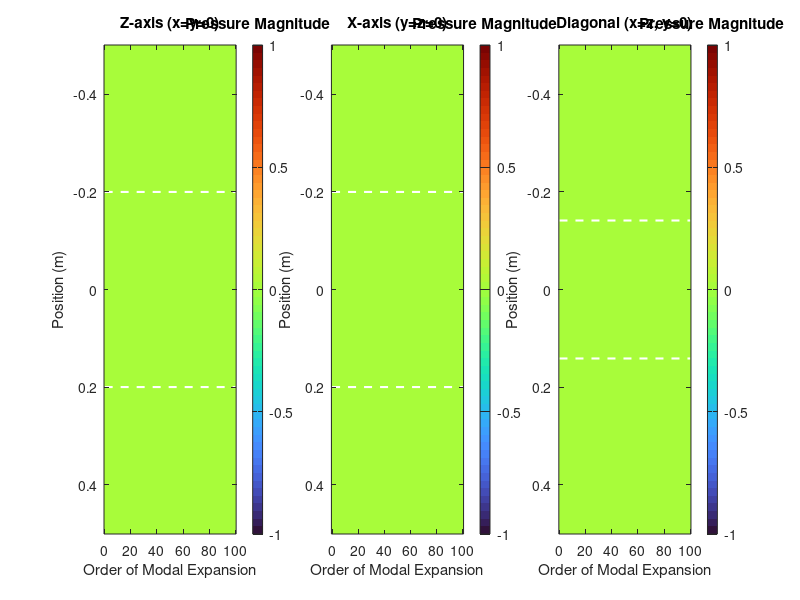

This chart was generated by the following MATLAB code: (Note: this script raises an error after producing the figure.)
%% Anderson Sphere Scattering Convergence Study
% This script demonstrates how the scattered field converges along different
% lines (z-axis, x-axis, and diagonal) as the order of modal expansion increases.

%% Clean workspace
clear
close all

%% Add functions to path
addpath(genpath("."))

%% Define physical parameters
% Medium properties (normalized units)
c0 = 1.0;        % Speed of sound in surrounding medium
rho0 = 1.0;      % Density of surrounding medium

% Sphere properties
c1 = 1.7;        % Speed of sound in sphere
rho1 = 2.5;      % Density of sphere
R = 0.2;         % Sphere radius

% Wave properties
f = 30.0;         % Base frequency
omega = f*2*pi; % Angular frequency (chosen for visible scattering effects)
max_order = 100; % Maximum order for convergence study

%% Setup computational grid
% Define spatial points
grid_points = 401;
domain_size = 0.5;
line_range = linspace(-domain_size, domain_size, grid_points);
orders = 0:max_order;

% Initialize pressure field matrices for each line
P_z = zeros(length(line_range), length(orders));  % z-axis (x=y=0)
P_x = zeros(length(line_range), length(orders));  % x-axis (y=z=0)
P_diag = zeros(length(line_range), length(orders));  % diagonal (x=z, y=0)

%% Setup visualization
figure('Position', [100 100 1500 500], 'Name', 'Anderson Sphere Convergence Study')

% Create subplots for each line
subplot_titles = {'Z-axis (x=y=0)', 'X-axis (y=z=0)', 'Diagonal (x=z, y=0)'};
ax = zeros(1,3);
h = zeros(1,3);
cb = zeros(1,3);

for i = 1:3
    ax(i) = subplot(1,3,i);
    h(i) = imagesc(orders, line_range, zeros(length(line_range), length(orders)));
    colormap(ax(i), 'turbo')
    cb(i) = colorbar;
    title(cb(i), 'Pressure Magnitude')
    xlabel('Order of Modal Expansion')
    ylabel('Position (m)')
    title(subplot_titles{i})
    
    % Add sphere intersection markers
    hold(ax(i), 'on')
    if i == 1 || i == 2  % For z-axis and x-axis
        plot(ax(i), [orders(1) orders(end)], [R R], 'w--', 'LineWidth', 1.5);
        plot(ax(i), [orders(1) orders(end)], [-R -R], 'w--', 'LineWidth', 1.5);
    else  % For diagonal
        R_diag = R/sqrt(2);  % Intersection points along diagonal
        plot(ax(i), [orders(1) orders(end)], [R_diag R_diag], 'w--', 'LineWidth', 1.5);
        plot(ax(i), [orders(1) orders(end)], [-R_diag -R_diag], 'w--', 'LineWidth', 1.5);
    end
    hold(ax(i), 'off')
end

%% Calculate pressure field evolution
for n = 1:length(orders)
    current_order = orders(n);
    
    % Calculate pressure along each line for current order
    for i = 1:length(line_range)
        pos = line_range(i);
        
        % Z-axis points (x=y=0)
        if abs(pos) > R
            p = [0; 0; pos];
            P_z(i,n) = sphereAndersonSolution(p, c0, rho0, c1, rho1, R, omega, current_order);
        end
        
        % X-axis points (y=z=0)
        if abs(pos) > R
            p = [pos; 0; 0];
            P_x(i,n) = sphereAndersonSolution(p, c0, rho0, c1, rho1, R, omega, current_order);
        end
        
        % Diagonal points (x=z, y=0)
        if abs(pos) > R/sqrt(2)  % Account for diagonal intersection
            p = [pos; 0; pos];  % x = z
            P_diag(i,n) = sphereAndersonSolution(p, c0, rho0, c1, rho1, R, omega, current_order);
        end
    end
    
    % Update all visualizations
    set(h(1), 'CData', abs(P_z));
    set(h(2), 'CData', abs(P_x));
    set(h(3), 'CData', abs(P_diag));
    

    drawnow limitrate
end

% Final update
txt.String = 'Calculation Complete';

%% Add title with simulation parameters
sgtitle(sprintf(['Convergence of Pressure Field Along Different Lines\n', ...
                 'c₁/c₀ = %.1f, ρ₁/ρ₀ = %.1f, kR = %.1f'], ...
                 c1/c0, rho1/rho0, omega/c0*R), ...
         'FontSize', 12)

%% Add convergence analysis plot
figure('Position', [100 600 1500 400], 'Name', 'Convergence Analysis')

% Calculate relative change between successive orders for each line
rel_change_z = zeros(1, length(orders)-1);
rel_change_x = zeros(1, length(orders)-1);
rel_change_diag = zeros(1, length(orders)-1);

for n = 1:length(orders)-1
    rel_change_z(n) = norm(abs(P_z(:,n+1) - P_z(:,n))) / norm(abs(P_z(:,n)));
    rel_change_x(n) = norm(abs(P_x(:,n+1) - P_x(:,n))) / norm(abs(P_x(:,n)));
    rel_change_diag(n) = norm(abs(P_diag(:,n+1) - P_diag(:,n))) / norm(abs(P_diag(:,n)));
end

% Plot convergence
semilogy(orders(2:end), rel_change_z, 'b-', 'LineWidth', 1.5)
hold on
semilogy(orders(2:end), rel_change_x, 'r-', 'LineWidth', 1.5)
semilogy(orders(2:end), rel_change_diag, 'g-', 'LineWidth', 1.5)
yline(1e-6, 'k--', 'Typical convergence threshold', 'LineWidth', 1.5)
hold off

grid on
xlabel('Order of Modal Expansion')
ylabel('Relative Change')
title('Convergence Analysis')
legend('Z-axis', 'X-axis', 'Diagonal', 'Location', 'southwest')